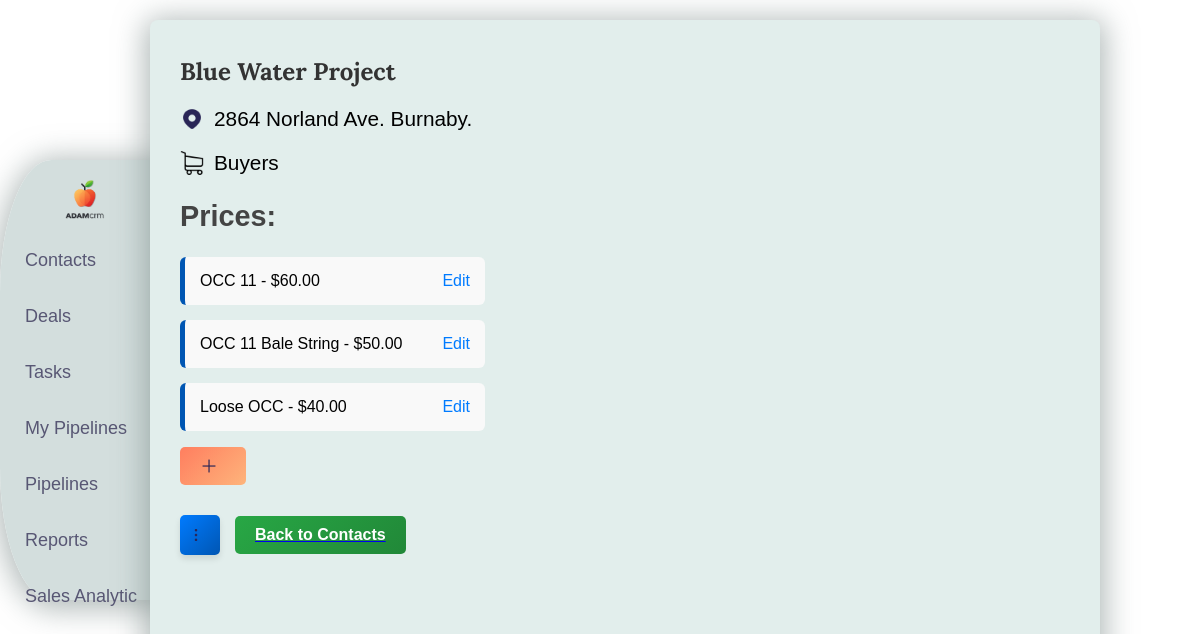
Page /contact/view/10/ on the committed database.
### crm/models.py (models this page shows, shortened)
class Contact(models.Model):
    company = models.ForeignKey(Company, on_delete=models.CASCADE, related_name="contacts")
    address = models.CharField(max_length=255, blank=True, null=True)
    company_type = models.CharField(
        max_length=10,
        choices=[
            ('suppliers', 'Suppliers'),
            ('hauler', 'Hauler'),
            ('buyers', 'Buyers'),
        ],
        default='suppliers'
    )

class Company(models.Model):
    name = models.CharField(max_length=200, unique=True)
    unique_number = models.CharField(max_length=255, unique=True, blank=True, null=True)

class ContactMaterial(models.Model):
    contact = models.ForeignKey('Contact', on_delete=models.CASCADE, related_name='contact_materials')
    material = models.CharField(max_length=255, choices=[(key, key) for key in settings.MATERIALS_LIST.keys()])
    price = models.DecimalField(max_digits=10, decimal_places=2, null=True, blank=True)

### crm/views.py (the view)
# urls.py: path('contact/view/<int:id>/', views.view_contact, name='view_contact'),
def view_contact(request, id):
    contact = get_object_or_404(Contact, id=id)
    if request.method == "POST":
        form = ContactForm(request.POST, instance=contact)
        if form.is_valid():
            form.save()
            return redirect('view_contact', id = contact.id)
    else:
        form=ContactForm(instance=contact)
    return render(request, 'crm/view_contact.html', {'contact': contact, 'form': form})

### crm/templates/crm/view_contact.html (shortened to what this page needs)
{% extends 'crm/index.html' %}
{% load static %}
{% block content %}
    <div id="view-info" class="view-container">
        <h1 class="company-name">{{ contact.company.name }}</h1>
        <div class="info-item">
            <img src="{% static 'crm/images/icons/location-dot.png' %}" alt="Address Icon" class="icon">
            <span class="info-text">{{ contact.address }}</span>
        </div>
        <div class="info-item">
            <img src="{% static 'crm/images/icons/type.png' %}" alt="Type Icon" class="icon">
            <span class="info-text">{{ contact.get_company_type_display }}</span>
        </div>
        <h2 class="section-title">Prices:</h2>
        {% if contact.contact_materials.all %}
            <ul class="materials-list">
                {% for contact_material in contact.contact_materials.all %}
                    <li class="material-item">
                        {{ contact_material.material }} - ${{ contact_material.price|default:"0.00" }}
                        <a href="{% url 'edit_contact_material' contact_material.id %}" class="edit-link">Edit</a>
                    </li>
                {% endfor %}
            </ul>
        {% else %}
            <p class="no-materials">No materials linked to this contact.</p>
        {% endif %}
    </div>
    <div class="add-material-container">
        <form method="POST" action="{% url 'add_contact_material' contact.id %}">
            <button type="submit" class="btn add-btn">
                <img src="{% static 'crm/images/icons/plus.png' %}" alt="Add Icon" class="icon">
            </button>
        </form>
    <div class="buttons-container">
        <button id="edit-button" onclick="toggleEditForm()" class="btn edit-btn">
            <img src="{% static 'crm/images/icons/edit.png' %}" alt="Edit Icon" class="icon">
        </button>
        <a href="{% url 'contacts_list' %}">
            <button class="btn back-btn">
                Back to Contacts
            </button>
        </a>
    </div>
</div>
{% endblock %}

### crm/static/crm/styles.css (style rules this page uses)
.icon { width: 16px; height: 16px; margin-right: 8px; vertical-align: middle; }

### crm/static/crm/deal_list.css (style rules this page uses)
.buttons-container { display: flex; gap: 10px; align-items: center; margin-bottom: 10px; }
.edit-btn { display: flex; align-items: center; justify-content: center; width: 40px; height: 40px; background-color: #007BFF; border: none; border-radius: 50%; cursor: pointer; transition: background-color 0.3s ease, transform 0.2s ease; box-shadow: 0 4px 6px rgba(0, 0, 0, 0.1); padding: 0; overflow: hidden; }
.edit-btn img { width: 20px; height: 20px; pointer-events: none; object-fit: cover; }

### crm/static/crm/index.css (style rules this page uses)
body { margin: 0; font-family: Arial, sans-serif; background-color: white; }
.content h1 { font-size: 24px; color: #333; margin-bottom: 20px; }

### rows in the picture
Contact: company.name "Blue Water Project", address "2864 Norland Ave. Burnaby.", company_type "Buyers"
ContactMaterial: material "OCC 11", price "60.00"
ContactMaterial: material "OCC 11 Bale String", price "50.00"
ContactMaterial: material "Loose OCC", price "40.00"
